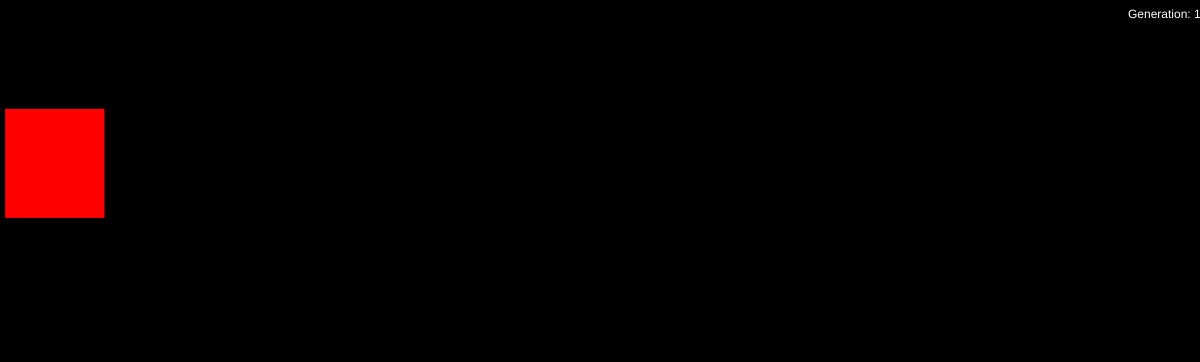
Frame 1 (no input)
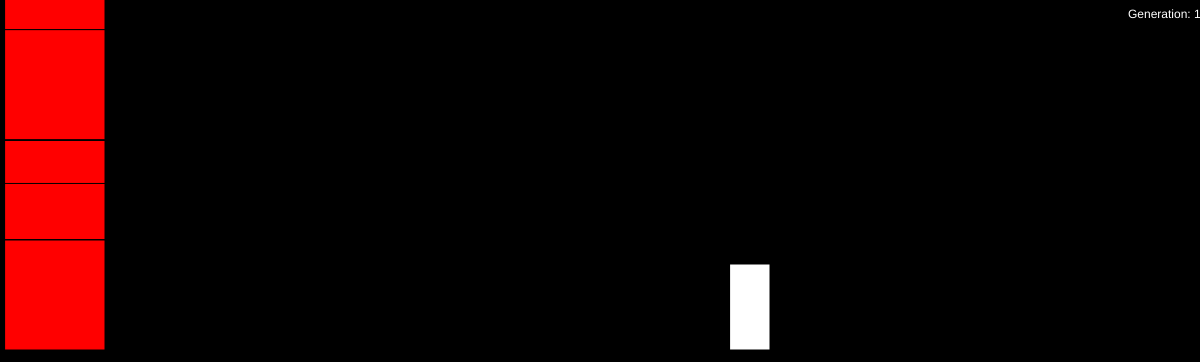
Frame 60 (no input)
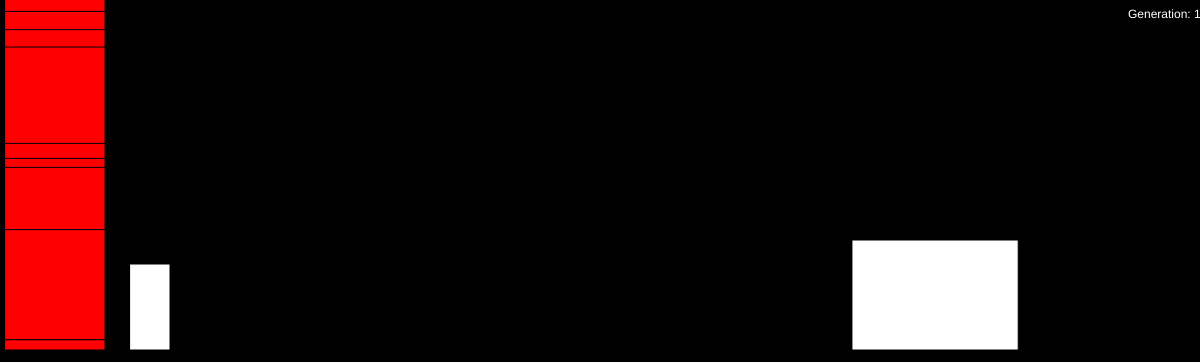
Frame 120 (the mouse pressed at the canvas centre since frame 60)

The p5.js sketch that drew these frames (run headless with seeded random() and noise() and a simulated clock; from frame 60 on, the mouse is pressed at the canvas centre):

// p5.js sketch
// ── sketch.js
const TOTAL_TREX = 300;
let screenStart = 143;
let screenStop = 505
let width = window.innerWidth;
let height = screenStop - screenStart;
let floor = height - 12
//const TOTAL_TREX = 1

//Trex Variables
let TREX_HEIGHT = 55;
let TREX_WIDTH = 50;
let TREX_LIFT = -50;
let TREX_GRAVITY = 1.5;
let TREX_X = 55;

//Obstacle Variables
let OBSTACLE_SPEED = 10;
let MIN_OBSTACLE_SPEED = 10;
let MAX_OBSTACLE_SPEED = 20;
let SPEED_INCRAMENT = 0.005;
let SPAWN_TIME = 90
let MIN_SPAWN_TIME = 65;
let MAX_SPAWN_TIME = 90;
let GAP_MIN = 0;
let GAP_MAX = 200;

//Obstacle Sizes
let SINGLE_BIG = {
    width: 30,
    height: 62
}
let SINGLE_SMALL = {
    width: 20,
    height: 43
}
let DOUBLE_BIG = {
    width: 60,
    height: 62
}
let DOUBLE_SMALL = {
    width: 40,
    height: 43,
}
let TRIPLE_BIG = {
    width: 83,
    height: 55,
}
let TRIPLE_SMALL = {
    width: 60,
    height: 43,
}
let BIRD_LOW = {
    width: 54,
    height: 34,
    yPos: height * 0.8
}
let BIRD_MEDIUM = {
    width: 54,
    height: 34,
    yPos: height * 0.63
}
let BIRD_HIGH = {
    width: 54,
    height: 34,
    yPos: height * 0.44
}

let GRAVITY;
let trexes = [];
let savedTrexes = [];
let obstacles = [];
let maxObs

let slider;
let counter = 0;
let bestTrex;
let averageBestScore = 0;

let generation = 1;
let canvas;
let dinoImage;
let dinoIndex = 0

function showText()
{
    text("Generation: " + generation, width * 0.94, height * 0.05);
}
function setup()
{
    canvas = createCanvas(width, height);
    canvas.position(0, screenStart)
    GRAVITY = createVector(0, 1);
    slider = createSlider(1, 100, 1)
    bestTrex = new TREX();
    resetGame();

    for(let i = 0; i < TOTAL_TREX; i++)
    {
        trexes.push(new TREX(TREX_X, height - 200));
    }
}
function draw()
{
    background(0);

    for(let n = 0; n < slider.value(); n++)
    {
        for (let i =  obstacles.length - 1; i >= 0; i--)
        {
            obstacles[i].update()

            if(obstacles[i].position.x < 0 - obstacles[i].width)
               obstacles.splice(i, 1);
        }

        for(let j =  trexes.length - 1; j >= 0; j--)
        {
            let trex = trexes[j]
            trex.update(obstacles);

            if(trex.dead)
            {   
                trex.score = counter * counter;
                savedTrexes.push(trex);
                trexes.splice(j, 1);
            }
        }

        if(trexes.length == 0 )
        {
            resetGame();
            nextGeneration();
            generation += 1;
        }

        if(OBSTACLE_SPEED < MAX_OBSTACLE_SPEED)
            OBSTACLE_SPEED += SPEED_INCRAMENT;

        SPAWN_TIME = round(map(
            OBSTACLE_SPEED, 
            MIN_OBSTACLE_SPEED, 
            MAX_OBSTACLE_SPEED,
            MAX_SPAWN_TIME, MIN_SPAWN_TIME))

        counter++;
        
        if(counter % SPAWN_TIME == 0)
            obstacles.push(new Obstacle(OBSTACLE_SPEED))
    }

    for(let trex of trexes)
    {
        trex.draw();
    }

    for (let obstacle of obstacles)
    {
        obstacle.show()
    }

    showText()
}

function resetGame()
{
    counter = 0;
    obstacles = [];
    OBSTACLE_SPEED = MIN_OBSTACLE_SPEED;
    SPAWN_TIME = MAX_SPAWN_TIME;
    obstacles.push(new Obstacle(OBSTACLE_SPEED))
}

function forceRestart()
{
    for(let trex of trexes)
    {
        savedTrexes.push(trex);
    }

    trexes = [];
    resetGame();
    nextGeneration();
}
// ── Matrix.js
class Matrix
{
    constructor(rows, cols)
    {
        this.rows = rows;
        this.cols = cols;

        this.data = [];

        for (let i = 0; i < this.rows; i++)
        {
            this.data[i] = [];

            for(let j = 0; j < this.cols; j++)
            {
                this.data[i][j] = 0
            }
        }
    }
    static multiply(a, b)
    {
        //Matrix Product OR Dot product
        if(a.cols !== b.rows)
        {
            console.warn("Cols of A must match rows of B")
            return undefined
        }

        let result = new Matrix(a.rows, b.cols)
        //First 2 loops are using RESULT matrix
        //First loops over rows 
        for(let row = 0; row < result.rows; row++)
        { 
            for (let col = 0; col < result.cols; col++)
            {
                let sum = 0;

                for(let k = 0; k < a.cols; k++)
                {
                    sum += a.data[row][k] * b.data[k][col]
                }
                result.data[row][col] = sum;
            }
        }
        return result;
    }
    static subtract(a, b)
    {
        let result = new Matrix(a.rows, a.cols);

        for(let i = 0; i < result.rows; i++)
        {
            for(let j = 0; j < result.cols; j++)
            {
                result.data[i][j] = a.data[i][j] - b.data[i][j];
            }
        }

        return result;
    }
    static transpose(m)
    {
        let result = new Matrix(m.cols, m.rows)

        for(let i = 0; i < m.rows; i++)
        {
            for(let j = 0; j < m.cols; j++)
            {
                result.data[j][i] = m.data[i][j]
            }
        }

        return result
    }
    static fromArray(arr)
    {
        let m = new Matrix(arr.length, 1);
        for(let i = 0; i < arr.length; i++)
        {
            m.data[i][0] = arr[i];
        }
        return m;
    }
    toArray()
    {
        let arr = []
        for(let i = 0; i < this.rows; i++)
        {
            for(let j = 0; j < this.cols; j++)
            {
                arr.push(this.data[i][j]);
            }
        }

        return arr;
    }
    randomize()
    {
        for(let i = 0; i < this.rows; i++)
        {
            for(let j = 0; j < this.cols; j++)
            {
                this.data[i][j] = Math.random() * 2 - 1; 
            }
        }
    }
    
    print()
    {
        console.table(this.data);
    }
    multiply(n)
    {
        if (n instanceof Matrix)
        {
            for(let i = 0; i < this.rows; i++)
            {
                for(let j = 0; j < this.cols; j++)
                {
                    this.data[i][j] *= n.data[i][j];
                }
            }
        }
        else
        {
            for(let i = 0; i < this.rows; i++)
            {
                for(let j = 0; j < this.cols; j++)
                {
                    this.data[i][j] *= n;
                }
            }
        }
    } 
    add(n)
    {
        if (n instanceof Matrix)
        {
            for(let i = 0; i < this.rows; i++)
            {
                for(let j = 0; j < this.cols; j++)
                {
                    this.data[i][j] += n.data[i][j];
                }
            }
        }
        else
        {
            for(let i = 0; i < this.rows; i++)
            {
                for(let j = 0; j < this.cols; j++)
                {
                    this.data[i][j] += n;
                }
            }
        }
    }
    map(fn)
    {
        //Apply function to every element in matrix
        for(let i = 0; i < this.rows; i++)
        {
            for(let j = 0; j < this.cols; j++)
            {
                let val = this.data[i][j];
                this.data[i][j] = fn(val);
            }
        }
    } 
    static map(m, fn)
    {
        let result = new Matrix(m.rows, m.cols)
        //Apply function to every element in matrix
        for(let i = 0; i < m.rows; i++)
        {
            for(let j = 0; j < m.cols; j++)
            {
                let val = m.data[i][j];
                result.data[i][j] = fn(val);
            }
        }

        return result;
    } 
    copy()
    {
        let m = new Matrix(this.rows, this.cols);

        for(let i = 0; i < this.rows; i++)
        {
            for(let j = 0; j < this.cols; j++)
            {
                m.data[i][j] = this.data[i][j];
            }
        }

        return m;
    }
}

/*
    (dot product)    

    A
    [a b c]
    [d e f]

    B
    [g h]
    [i j]
    [k l]

    Result = A Rows x B Cols (2, 2)

    [1 2]
    [3 4]
    

    1 = (a * g) + (b * i) + (c * k)
    2 = (a * h) + (b * j) + (c * l)
    3 = (d * g) + (e * i) + (f * k)
    4 = (d * h) + (e * j) + (f * l)

*/
// ── NeuralNetwork.js
/* function NeuralNetwork()
{
    let model = tf.sequential();
    let hidden1 = tf.layers.dense({inputShape: [1], units: 2, activation: "relu"});
    let output = tf.layers.dense({inputShape: [2], units: 1});

    model.add(hidden1);
    model.add(output);

    model.compile({loss: 'meanSquaredError', optimizer: 'adam'})

    return model;
} */

function sigmoid(x)
{
    return 1 / (1 + Math.exp(-x));
}
function dsigmoid(y)
{
    //return sigmoid(x) * (1 - signmoid(x))//Real Sigmoid
    return y * (1-y)// Fake sigmoid
}
class NeuralNetwork
{
    constructor(numInputs, numHidden, numOutputs)
    {
        if(numInputs instanceof NeuralNetwork)
        {
            this.inputNodes = numInputs.inputNodes;
            this.hiddenNodes = numInputs.hiddenNodes;
            this.inputNodes = numInputs.inputNodes;

            this.weights_IH = numInputs.weights_IH.copy();
            this.weights_HO = numInputs.weights_HO.copy();

            this.bias_H = numInputs.bias_H.copy();
            this.bias_O = numInputs.bias_O.copy();
        }
        else
        {
            this.inputNodes = numInputs;
            this.hiddenNodes = numHidden;
            this.outputNodes = numOutputs;

            this.weights_IH = new Matrix(this.hiddenNodes, this.inputNodes); //For input - > hidden weights
            this.weights_HO = new Matrix(this.outputNodes, this.hiddenNodes); // For hidden - > outputs

            this.weights_IH.randomize();
            this.weights_HO.randomize();

            this.bias_H = new Matrix(this.hiddenNodes, 1);
            this.bias_O = new Matrix(this.outputNodes, 1);

            this.bias_H.randomize();
            this.bias_O.randomize();
        }

        this.LR = 0.1;
    }

    predict(inputArray)
    {
        let inputs = Matrix.fromArray(inputArray)

        //Generating hidden outputs
        let hidden = Matrix.multiply(this.weights_IH, inputs); //Weighted Sum
        hidden.add(this.bias_H); //Add bias
        hidden.map(sigmoid)// Activation function

        //Generate the output
        let output = Matrix.multiply(this.weights_HO, hidden);
        output.add(this.bias_O)
        output.map(sigmoid);

        return output.toArray();
    }

    train(inputArray, targetArray)
    {
        //Feedforward
        /********************************************************************************************************* */
        let inputs = Matrix.fromArray(inputArray)

        //Generating hidden outputs
        let hidden = Matrix.multiply(this.weights_IH, inputs); //Weighted Sum
        hidden.add(this.bias_H); //Add bias
        hidden.map(sigmoid)// Activation function

        //Generate the output
        let outputs = Matrix.multiply(this.weights_HO, hidden);
        outputs.add(this.bias_O)
        outputs.map(sigmoid);

        let targets = Matrix.fromArray(targetArray);

        //Calculate errors
        /********************************************************************************************************* */

        let outputErrors = Matrix.subtract(targets, outputs);

        //Calculate  the hidden layer errors
        let weights_HO_T = Matrix.transpose(this.weights_HO);
        let hiddenErrors = Matrix.multiply(weights_HO_T, outputErrors)

        //Get gradients / Back propagation 
        /********************************************************************************************************* */
        //deltaW = LR * OutputErrors * sigmoidDerivative * LayerInputTransposed
        let gradients = Matrix.map(outputs, dsigmoid);//Sigmoid Derivative
        gradients.multiply(outputErrors)//Multiply output errors
        gradients.multiply(this.LR);
        
        //Calculate Deltas
        let hiddenT = Matrix.transpose(hidden);
        let weight_HO_Deltas = Matrix.multiply(gradients, hiddenT)

        //Adjust Weights by Deltas
        this.weights_HO.add(weight_HO_Deltas)
        //Adjust the bias by gradient
        this.bias_O.add(gradients);

        let hiddenGradients = Matrix.map(hidden, dsigmoid);
        hiddenGradients.multiply(hiddenErrors);
        hiddenGradients.multiply(this.LR)

        //Calculate hidden -> Input deltas
        let input_T = Matrix.transpose(inputs)
        let weight_IH_Deltas = Matrix.multiply(hiddenGradients, input_T);


        this.weights_IH.add(weight_IH_Deltas)
        this.bias_H.add(hiddenGradients);

    }
    copy()
    {
        return new NeuralNetwork(this);
    }

    mutate(rate)
    {
        function mutate(val)
        {
            if(Math.random() < rate)    
            {
                //return Math.random() * 2 - 1;
                let r = Math.random(0, 1);
                let result = val;

                if(r >= 0.5)
                    result = val + random(-0.1, 0.1);
                else 
                    result = random(-1, 1);

                if(result > 1)
                    result = 1;
                else if(result < -1)
                    result = -1;

                return result;
            }
            else
                return val;
        }

        this.weights_IH.map(mutate);
        this.weights_HO.map(mutate);

        this.bias_H.map(mutate);
        this.bias_O.map(mutate);
    }

}
// ── Objects.js
class TREX
{
    constructor(x = 0, y = 0, brain)
    {
        this.position = createVector(x, y);
        this.velocity = createVector(0,0);

        this.height = TREX_HEIGHT;
        this.width = TREX_WIDTH;
        this.lift = TREX_LIFT;
        this.gravity = TREX_GRAVITY;
        this.score = 0;
        this.fitness = 0;

        if(brain instanceof NeuralNetwork)
            this.brain = brain.copy();
        else
            this.brain = new NeuralNetwork(3, 7, 1);
        
    }
    update(obstacles)
    {
        this.score++;

        this.velocity.y += this.gravity;
        this.velocity.y *= 0.9;
        this.position.add(this.velocity);

        this.checkBounds();

        if(this.hits(obstacles))
            this.dead = true;

        this.think(this.getClosestObstacle(obstacles));
    }
    checkBounds()
    {
        if(this.position.y > floor - this.height)
        {
            this.velocity.set(0, 0);
            this.position.y = floor - this.height;
            this.jumping = false
        }

        if(this.position.y < 0)
        {
            this.velocity.set(0, 0);
            this.position.y = 0
        }
    }
    jump()
    {
        if(!this.jumping)
        {
            this.velocity.y = this.lift;
            this.jumping = true;
        }
    }
    draw()
    {
        fill(255, 0, 0);
        rectMode(CENTER)
        rect(this.position.x, this.position.y, this.width * 2, this.height * 2);
    }
    think(closestObstacle)
    {
        if(closestObstacle.distance == Infinity)
            return;
            
        let distance = closestObstacle.distance;
        let posX = closestObstacle.obstacle.position.x / width;
        let posY = closestObstacle.obstacle.position.y / height;
        posX = min(1, posX)
        let action = this.brain.predict([posX, posY, distance])

        if(action[0] > 0.5)
            this.jump();
    }
    getClosestObstacle(obstacles)
    {
        let minDistance = Infinity;
        let closestObstacle = null;
        for(let obstacle of obstacles)
        {
            let distance = obstacle.position.x - this.position.x;

            if(distance < minDistance && distance > 0)
            {
                minDistance = distance
                closestObstacle = obstacle;
            }
        }
        
        minDistance = minDistance / width

        return {obstacle: closestObstacle, distance: minDistance};
    }
    hits(obstacles)
    {
        let minX = this.position.x - this.width;
        let maxX = this.position.x + this.width;
        let minY = this.position.y + this.height;
        let maxY = this.position.y - this.height;

        for(let i = 0; i < obstacles.length; i++)
        {
            let obstacle = obstacles[i];
            let oMinX = obstacle.position.x - obstacle.width;
            let oMaxX = obstacle.position.x + obstacle.width;
            let oMinY = obstacle.position.y + obstacle.height;
            let oMaxY = obstacle.position.y - obstacle.height; 

            if(minX < oMaxX && maxX > oMinX)
            {  
                if(minY > oMaxY && maxY < oMinY)
                {
                    return true;
                }
            }
        }

        return false;
    }
    mutate()
    {
        this.brain.mutate(0.1);
    }
}

class Obstacle
{
    constructor(speed = OBSTACLE_SPEED)
    {
        let r1 = round(random(0, 2))
        let r2 = round(random(0, 5))
        
        if(r1 >= 1)
        {
            switch(r2)
            {
                case 0:
                    this.width = SINGLE_BIG.width;
                    this.height = SINGLE_BIG.height;
                    break;
                case 1://
                    this.width = SINGLE_SMALL.width;
                    this.height = SINGLE_SMALL.height;
                    break;
                case 2://Group of three
                    this.width = DOUBLE_BIG.width;
                    this.height = DOUBLE_BIG.height;
                    break;
                case 3:
                    this.width = DOUBLE_SMALL.width;
                    this.height = DOUBLE_SMALL.height;
                    break;
                case 4:
                    this.width = TRIPLE_BIG.width;
                    this.height = TRIPLE_BIG.height;
                    break;
                case 5:
                    this.width = TRIPLE_SMALL.width;
                    this.height = TRIPLE_SMALL.height;
                    break;
            }

            this.startY = floor - this.height;
        }
        else
        {
            let r3 = round(random(0, 2))

            this.width = BIRD_LOW.width;
            this.height = BIRD_LOW.height;
            
            switch(r3)
            {
                case 0:
                    this.startY = BIRD_LOW.yPos
                    break;
                case 1:
                    this.startY = BIRD_MEDIUM.yPos
                    break;
                case 2: 
                    this.startY = BIRD_HIGH.yPos
                    break
            }
        }

        this.startX = width + round(random(GAP_MIN, GAP_MAX));
        this.position = createVector(this.startX, this.startY);

        this.speed = speed;
        this.maxSpeed = 20;
        this.highlight = false;
    }
    show()
    {
        if(this.highlight)
            fill(255, 0, 0);
        else
            fill(255);

        rectMode(CENTER)
        let pos = this.position;
        rect(this.position.x, this.position.y, this.width * 2, this.height * 2);
    }
    update()
    {
        this.position.x -= this.speed;
    }
    offScreen()
    {
        return (this.x < 0 - this.w)
    }
    hits(trex)
    {
        let tMinX = trex.position.x - trex.width;
        let tMaxX = trex.position.x + trex.width;
        let tMinY = trex.position.y + trex.height;
        let tMaxY = trex.position.y - trex.height;
        
        let minX = this.position.x - this.width;
        let maxX = this.position.x + this.width;
        let minY = this.position.y + this.height;
        let maxY = this.position.y - this.height;

        if(minX < tMaxX && maxX > tMinX)
        {       
            if(true)
            {
                this.highlight = true;
                return true;
            }
        }

        this.highlight = false;
        return false;
    }
}

function nextGeneration()
{
    calculateFitness();
    for(let i = 0; i < TOTAL_TREX; i++)
    {
        trexes.push(pickOne());
    }
    savedTrexes = [];
}
function calculateFitness()
{
    let sum = 0;
    let highestFitness = 0;
    let currentBest = null;

    for(let trex of savedTrexes)
    {
        sum += trex.score;
        if(trex.score > highestFitness)
        {
            highestFitness = trex.score;
            currentBest = trex;
        }
    }
    if(currentBest.score > bestTrex.score)
        bestTrex = currentBest;

    for(let trex of savedTrexes)
    {
        trex.fitness = trex.score / sum;
        //console.log("Fitness: " + trex.fitness)
    }
}
function pickOne()
{
    let index = 0;
    let r = random(1);

    while(r > 0)
    {
        r = r - savedTrexes[index].fitness;
        index++;
    }

    index--;

    let trex = savedTrexes[index];
    let child = new TREX(TREX_X, height/2, trex.brain);
    child.mutate();

    return child;
}
